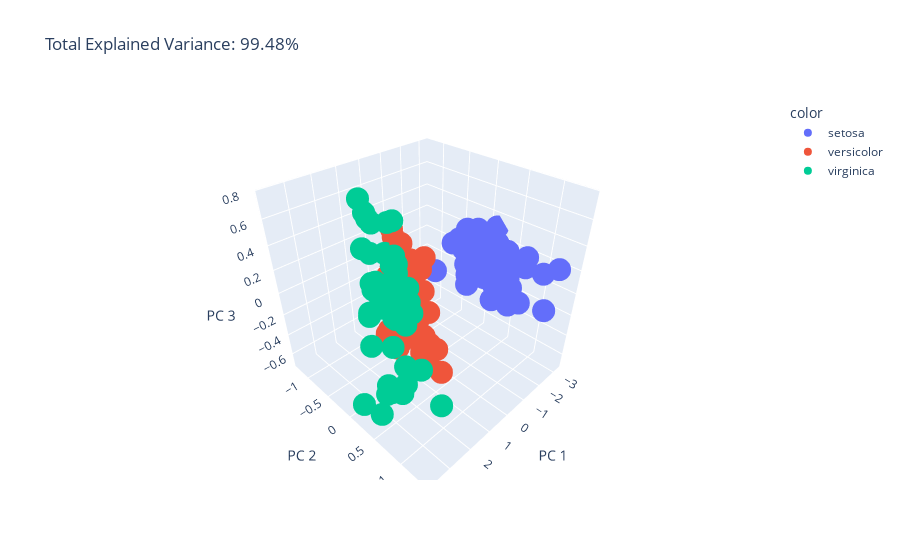

The code cell stored with this chart in its notebook:
### Code cell
# 3D PCA
from sklearn.decomposition import PCA

df = px.data.iris()
X = df[['sepal_length', 'sepal_width', 'petal_length', 'petal_width']]

pca = PCA(n_components=3)
components = pca.fit_transform(X)

total_var = pca.explained_variance_ratio_.sum() * 100

fig4 = px.scatter_3d(
    components, x=0, y=1, z=2, color=df['species'],
    title=f'Total Explained Variance: {total_var:.2f}%',
    labels={'0': 'PC 1', '1': 'PC 2', '2': 'PC 3'}
)
fig4.write_html("/home/niko/Downloads/plotly_test_3d_pca.html")
fig4
